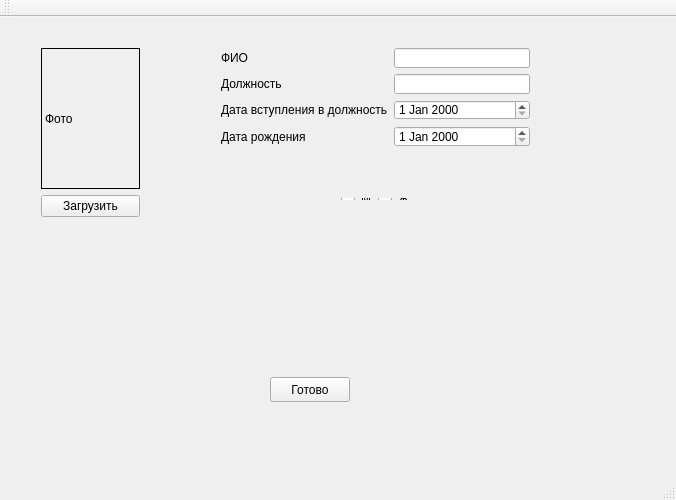
<?xml version="1.0" encoding="UTF-8"?>
<ui version="4.0">
 <class>MainWindow</class>
 <widget class="QMainWindow" name="MainWindow">
  <property name="geometry">
   <rect>
    <x>0</x>
    <y>0</y>
    <width>676</width>
    <height>500</height>
   </rect>
  </property>
  <property name="windowTitle">
   <string>MainWindow</string>
  </property>
  <property name="styleSheet">
   <string notr="true">#pushButton_2:hover {background: yellow}</string>
  </property>
  <widget class="QWidget" name="centralWidget">
   <widget class="QPushButton" name="pushButton_2">
    <property name="geometry">
     <rect>
      <x>270</x>
      <y>360</y>
      <width>80</width>
      <height>25</height>
     </rect>
    </property>
    <property name="text">
     <string>Готово</string>
    </property>
   </widget>
   <widget class="QWidget" name="">
    <property name="geometry">
     <rect>
      <x>210</x>
      <y>20</y>
      <width>331</width>
      <height>121</height>
     </rect>
    </property>
    <layout class="QFormLayout" name="formLayout">
     <item row="0" column="0">
      <widget class="QLabel" name="label_2">
       <property name="text">
        <string>ФИО</string>
       </property>
      </widget>
     </item>
     <item row="0" column="1">
      <widget class="QLineEdit" name="lineEdit">
       <property name="placeholderText">
        <string/>
       </property>
      </widget>
     </item>
     <item row="1" column="0">
      <widget class="QLabel" name="label_3">
       <property name="text">
        <string>Должность</string>
       </property>
      </widget>
     </item>
     <item row="1" column="1">
      <widget class="QLineEdit" name="lineEdit_2"/>
     </item>
     <item row="2" column="0">
      <widget class="QLabel" name="label_5">
       <property name="text">
        <string>Дата вступления в должность</string>
       </property>
      </widget>
     </item>
     <item row="2" column="1">
      <widget class="QDateEdit" name="dateEdit_2"/>
     </item>
     <item row="3" column="0">
      <widget class="QLabel" name="label_4">
       <property name="text">
        <string>Дата рождения</string>
       </property>
      </widget>
     </item>
     <item row="3" column="1">
      <widget class="QDateEdit" name="dateEdit"/>
     </item>
    </layout>
   </widget>
   <widget class="QWidget" name="">
    <property name="geometry">
     <rect>
      <x>330</x>
      <y>170</y>
      <width>89</width>
      <height>24</height>
     </rect>
    </property>
    <layout class="QHBoxLayout" name="horizontalLayout">
     <item>
      <widget class="QRadioButton" name="radioButton">
       <property name="text">
        <string>М</string>
       </property>
      </widget>
     </item>
     <item>
      <widget class="QRadioButton" name="radioButton_2">
       <property name="text">
        <string>Ж</string>
       </property>
      </widget>
     </item>
    </layout>
   </widget>
   <widget class="QWidget" name="">
    <property name="geometry">
     <rect>
      <x>30</x>
      <y>20</y>
      <width>121</width>
      <height>191</height>
     </rect>
    </property>
    <layout class="QVBoxLayout" name="verticalLayout">
     <item>
      <widget class="QLabel" name="label">
       <property name="frameShape">
        <enum>QFrame::Panel</enum>
       </property>
       <property name="text">
        <string>Фото</string>
       </property>
      </widget>
     </item>
     <item>
      <widget class="QPushButton" name="pushButton">
       <property name="styleSheet">
        <string notr="true">rgb{0,0,255}
</string>
       </property>
       <property name="text">
        <string>Загрузить</string>
       </property>
      </widget>
     </item>
    </layout>
   </widget>
  </widget>
  <widget class="QMenuBar" name="menuBar">
   <property name="geometry">
    <rect>
     <x>0</x>
     <y>0</y>
     <width>676</width>
     <height>25</height>
    </rect>
   </property>
  </widget>
  <widget class="QToolBar" name="mainToolBar">
   <attribute name="toolBarArea">
    <enum>TopToolBarArea</enum>
   </attribute>
   <attribute name="toolBarBreak">
    <bool>false</bool>
   </attribute>
  </widget>
  <widget class="QStatusBar" name="statusBar"/>
 </widget>
 <layoutdefault spacing="6" margin="11"/>
 <resources/>
 <connections/>
</ui>
